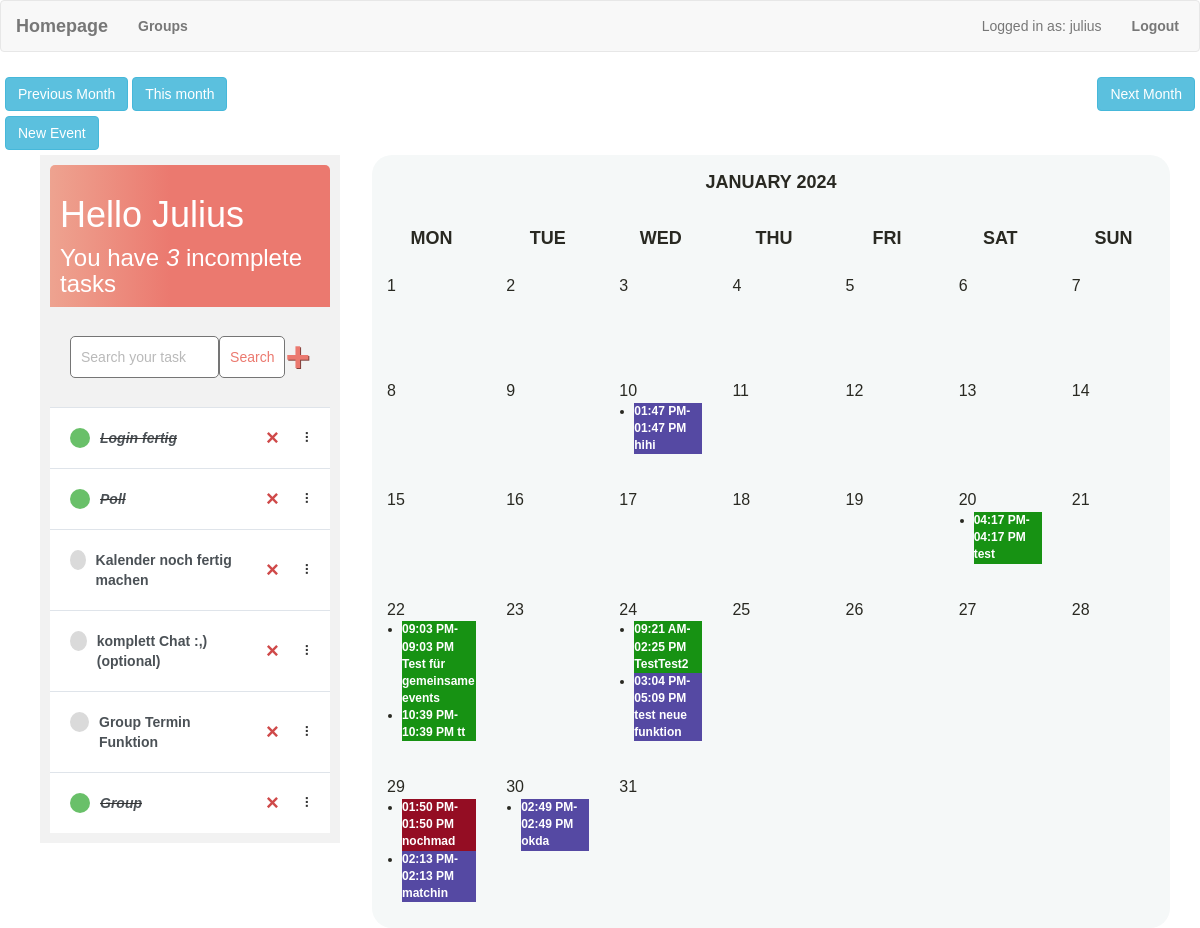
/ (signed in), run on an earlier commit of the app's database.
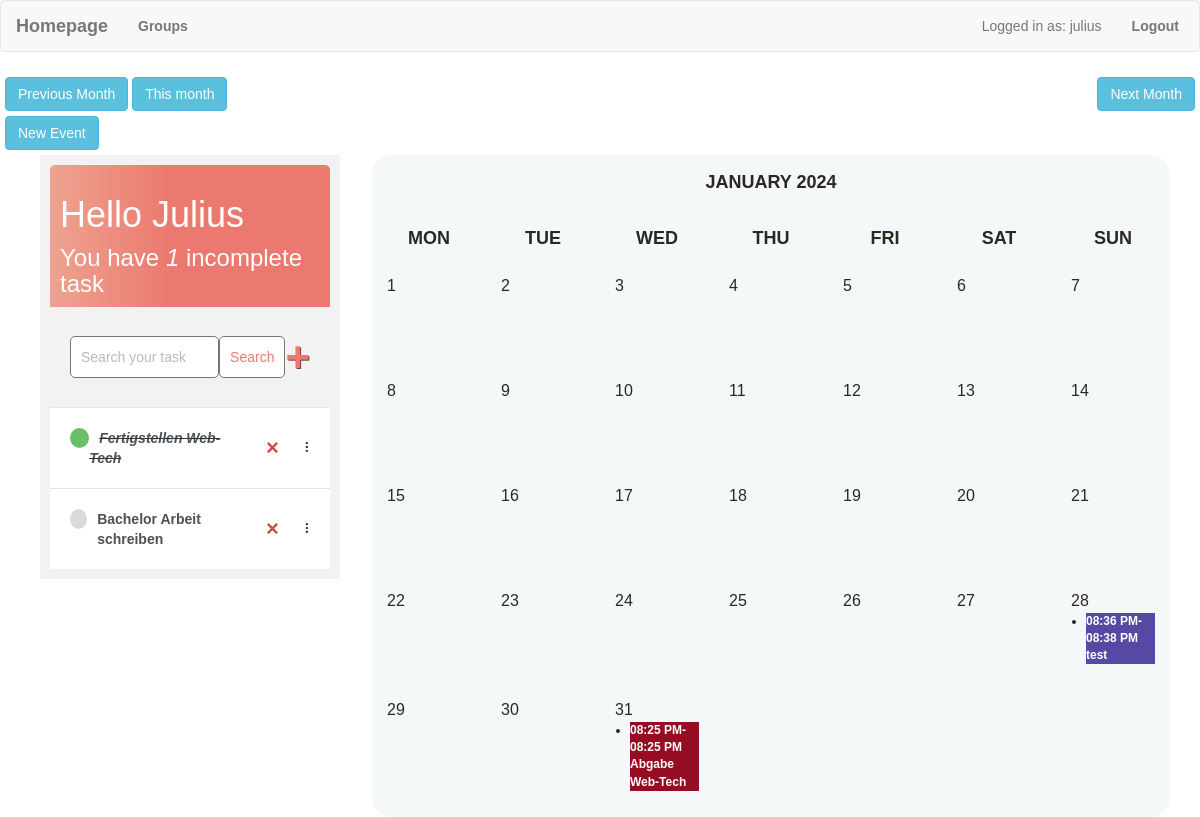
And on a later commit of the database.
### todolist/models.py (models this page shows)
class Task(models.Model):
    id = models.BigAutoField(primary_key=True)
    user = models.ForeignKey(
        User, on_delete=models.CASCADE, null=True, blank=True)
    title = models.CharField(max_length=200)
    description = models.TextField(null=True, blank=True)
    complete = models.BooleanField(default=False)
    created = models.DateTimeField(auto_now_add=True)
    def __str__(self):
        return self.title
    class Meta:
        order_with_respect_to = 'user'

### todolist/views.py (the view)
# urls.py: path('', todolist_views.CombinedView.as_view(), name='calendar'),
class CombinedView(LoginRequiredMixin, ListView, View):
    model_task = Task
    model_event = Event
    context_object_name_task = 'tasks'
    context_object_name_event = 'events'
    template_name = 'cal/calendar.html'
    def get_date(self, month):
        today = datetime.today()
        if month:
            year, month = map(int, month.split('-'))
            if 1 <= month <= 12:
                return datetime(year, month, 1)
        return datetime(today.year, today.month, 1)
    def prev_month(self, d):
        first = d.replace(day=1)
        prev_month = first - timedelta(days=1)
        month = 'month=' + str(prev_month.year) + '-' + str(prev_month.month)
        return month
    def next_month(self, d):
        days_in_month = calendar.monthrange(d.year, d.month)[1]
        last = d.replace(day=days_in_month)
        next_month = last + timedelta(days=1)
        month = 'month=' + str(next_month.year) + '-' + str(next_month.month)
        return month
    def get(self, request, *args, **kwargs):
        tasks = self.model_task.objects.filter(user=request.user)
        count = tasks.filter(complete=False).count()
        search_input = request.GET.get('search-area') or ''
        if search_input:
            tasks = tasks.filter(title__contains=search_input)
        d = self.get_date(request.GET.get('month', None))
        cal = Calendar(d.year, d.month, user=request.user)
        events = Event.objects.filter(users=request.user)
        html_cal = cal.formatmonth(withyear=True)
        context = {
            'tasks': tasks,
            'count': count,
            'search_input': search_input,
            'calendar': mark_safe(html_cal),
            'prev_month': self.prev_month(d),
            'next_month': self.next_month(d),
            'events': events,
        }
        return render(request, self.template_name, context)

### todolist/models.py (called while the page is built)
    @property
    def get_html_url(self):
        start_time = self.start_time.strftime("%I:%M %p")
        end_time = self.end_time.strftime("%I:%M %p")
        path = reverse('event_edit', args=(self.id,))
        return f'<a href="{path}" style="color: white;"> {start_time}-{end_time} {self.title} </a>'

### todolist/utils.py (called while the page is built)
    def formatday(self, day, events):
        events_per_day = events.filter(start_time__day=day)
        d = ''
        for event in events_per_day:
            d += f'<li style="background-color:{event.bg_color};"> {event.get_html_url} </li>'
        if day != 0:
            return f"<td><span class='date'>{day}</span><ul> {d} </ul></td>"
        return '<td></td>'

    def formatweek(self, theweek, events):
        week = ''
        for d, weekday in theweek:
            week += self.formatday(d, events)
        return f'<tr> {week} </tr>'

### templates/cal/calendar.html (shortened to what this page needs)
{% extends 'cal/base.html' %}
{% block content %}
<div class="clearfix">
    <a class="btn btn-info" id="left" href="{% url 'calendar' %}?{{ prev_month }}"> Previous Month </a>
    <form action="{% url 'calendar' %}" method="GET" id="calendar-form">
        <button type="submit" class="btn btn-info">This month</button>
    </form>
    <a class="btn btn-info right" href="{% url 'calendar' %}?{{ next_month }}"> Next Month </a>
</div>
<div class="clearfix">
    <a class="btn btn-info" href="{% url 'event_new' %}"> New Event </a>
</div>
<div class="wrapper">
    <div class="left-col">
        {% include 'tasklistfunction.html' %}
    </div>
    <div class="right-col"  style="max-width: 70%;">
        {{ calendar }}
    </div>
</div>
{% endblock %}

### templates/tasklistfunction.html (shortened to what this page needs)
{% extends 'main.html' %}
{% block content %}
<div class="container">
    <div class="sidebar">
        <div class="header-bar">
            <div>
                <h1>Hello {{request.user|title}}</h1>
                <h3 style="margin:0">You have <i>{{count}}</i> incomplete task{{ count|pluralize:"s" }}</h3>
            </div>
        </div>
        <div id="search-add-wrapper">
            <form method="GET" style="display: flex;">
                <input type='text' name='search-area' placeholder="Search your task" value="{{search_input}}">
                <input class="button" type="submit" value='Search'>
            </form>
            {% if tasks|length > 0 %}
            <a id="add-link" href="{% url 'task-create' %}">&#x2b;</a>
            {% endif %}
        </div>
        <div id="tasklist" class="task-items-wrapper">
            {% for task in tasks %}
            <div class="task-wrapper" data-position="{{task.pk}}">
                <div class="task-title">
                    {% if task.complete %}
                    <div class="task-complete-icon"></div>
                    <i><s><a href="{% url 'task-update' task.id %}">{{task}}</a></s></i> {% else %}
                    <div class="task-incomplete-icon"></div>
                    <a href="{% url 'task-update' task.id %}">{{task}}</a> {% endif %}
                </div>
                <div class="task-controls">
                    <a class="delete-link" href="{% url 'task-delete' task.id %}">&#215;</a>
                    <span class="handle">&nbsp;&#10247;</span>
                </div>
            </div>
            {% empty %}
            <div style="text-align: center; padding-bottom: 10px; line-height: 1em;">
                <h3>No new tasks are created.</h3>
                <h3>Create a <a style="text-decoration: none; color: #e53935;" href="{% url 'task-create' %}">New task</a> ! </h3>
            </div>
            {% endfor %}
        </div>
    </div>
</div>
{% endblock %}

What changed in the data, as far as the page shows it:
removed Task: title "Login fertig"
removed Task: title "Poll"
removed Task: title "Kalender noch fertig machen"
removed Task: title "komplett Chat :,) (optional)"
removed Task: title "Group Termin Funktion"
removed Task: title "Group"
added Task: title "Fertigstellen Web-Tech"
added Task: title "Bachelor Arbeit schreiben"
Also different on the page:
{{ count }}: "3" → "1"
{{ calendar }}: "…7 8 9 10 01:47 PM-01:47 PM hihi 11 12 13 14 15 16 17 18 19 20 04:17 PM-04:17 PM test 21 22 09:03 PM-09:03 PM Test für gemeinsame events 10:39 PM-10:39 PM tt 23 24 09:21 AM-02:25 PM TestTest2 03:04 PM-05:09 PM test neue funktion 25 26 27 28 29 01:50 PM-01:50 PM nochmad 02:13 PM-02:13 PM matchin 30 02:49 PM-02:49 PM okda 31" → "…7 8 9 10 11 12 13 14 15 16 17 18 19 20 21 22 23 24 25 26 27 28 08:36 PM-08:38 PM test 29 30 31 08:25 PM-08:25 PM Abgabe Web-Tech"
